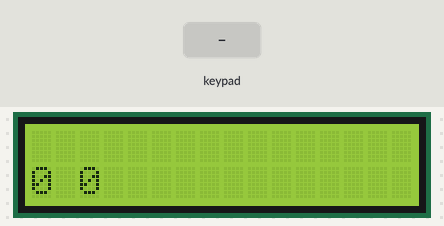
The sketch below on a simulated Arduino Uno, built with avr-gcc and run on an emulated ATmega328P. Shown: 16×2 character LCD. Inputs (shaded band) come from the test bench.

Above: at 3.2 s.
3.3 s: key '=' pressed
At 4.5 s:
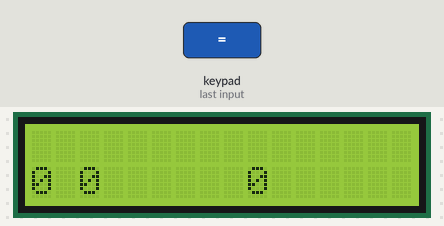
4.8 s: keypad keys 7 + 5 = pressed 0.4 s apart
At 6.7 s:
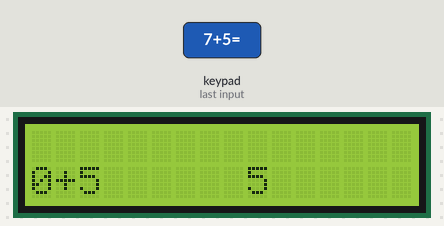
7.9 s: key '/' pressed
At 9.1 s:
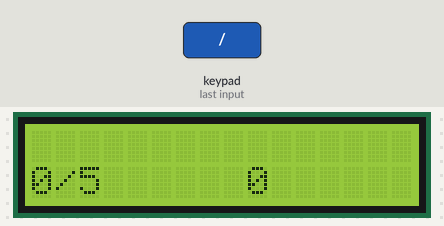
9.4 s: keypad keys 9 - 4 = pressed 0.4 s apart
At 11.2 s:
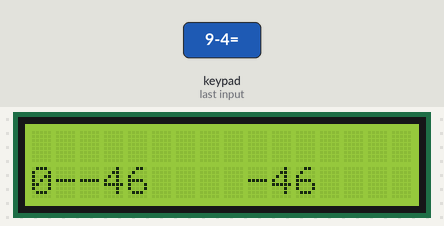
12.5 s: key 'x' pressed
At 12.9 s:
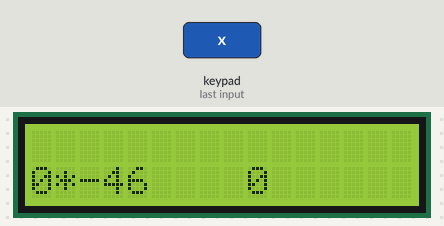
Timing chart, 0 to 15.0 s (numbered marks = the images above; inputs shaded):
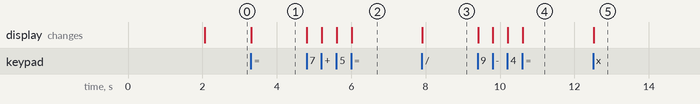

The sketch:

calc_project_11.ino
```cpp
#include<Keypad.h>
//13,12,11,10 as row pins
//9,8,7,6 as col pins
//rs-5, e-4, d4,d5,d6,d7- 3,2,1,0
#include<LiquidCrystal.h>
char action;
const byte rows=4;
const byte cols=4;


char keys[rows][cols]={{'7','8','9','/'},
{'4','5','6','x'},
{'1','2','3','-'},
{'c','0','=','+'}};


byte rp[rows]={13,12,11,10};
byte cp[cols]={9,8,7,6};
Keypad prasad=Keypad(makeKeymap(keys),rp,cp,rows,cols);
LiquidCrystal screen(5,4,3,2,1,0);


long Num1,Num2,Num;
char key;
char op;
bool calc=false;
void setup()
{
screen.begin(16,2);
screen.print("Calculator");
delay(2000);
screen.clear();
}


void loop()
{
key=prasad.getKey();


if(key!=NO_KEY)
{
CHECK_BUTTONS();

}
if(calc==true)
{
result();
}
disp();
}


void disp()
{

screen.setCursor(0,1);
screen.print(Num1);
screen.print(action);
screen.print(Num2);
if(calc==true)
{
screen.setCursor(9,1);
screen.print(Num);
}
}


void result()
{
if(key=='+')
{
Num=Num1+Num2;
action='+';
}


if(key=='-')
{
Num=Num1-Num2;
action='-';
}


if(key=='x')
{
Num=Num1*Num2;
action='*';
}


if(key=='/')
{
Num=Num1/Num2;
action='/';
}

}


void CHECK_BUTTONS()
{

screen.clear();
if(key=='1')
{

if(Num==0)
Num=1;
else
Num=(Num*10)+1;

}
if(key=='2')
{

if(Num==0)
Num=2;
else
Num=(Num*10)+2;

}
if(key=='4')
{

if(Num==0)
Num=4;
else
Num=(Num*10)+4;

}
if(key=='5')
{

if(Num==0)
Num=5;
else
Num=(Num*10)+5;

}
if(key=='6')
{

if(Num==0)
Num=6;
else
Num=(Num*10)+6;

}
if(key=='7')
{

if(Num==0)
Num=7;
else
Num=(Num*10)+7;

}
if(key=='8')
{

if(Num==0)
Num=8;
else
Num=(Num*10)+8;

}
if(key=='9')
{

if(Num==0)
Num=9;
else
Num=(Num*10)+9;

}
if(key=='0')
{

if(Num==0)
Num=0;
else
Num=(Num*10)+0;

}


if(key=='c')
{
Num=Num1=Num2=0;
calc=false;
}
if(key=='=')
{

Num2=Num;

calc=true;
}


Serial.print(Num1);
Serial.print(action);
Serial.print(Num2);
Serial.print(Num);
}
```

Measured:
- after the input at 3.3 s, the display: changes at once (image 1)
- after the input at 4.8 s, the display: first changes at once (image 2 shows a later state)
- after the input at 7.9 s, the display: changes at once (image 3)
- after the input at 9.4 s, the display: first changes at once (image 4 shows a later state)
- after the input at 12.5 s, the display: changes at once (image 5)
